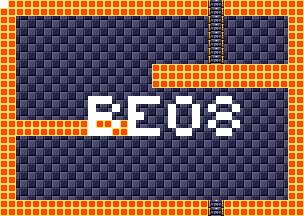

Rendered tile map (Tiled .tmx) drawn with the repository's tilesets; below, a short description and the map source with its tile grids summarised:
An orthogonal 38x27 tile map with 8x8 px tiles, 4 tile layers (background, foreground, room numbers, Objects), 15 tilesets.

<map version="1.5" tiledversion="1.7.1" orientation="orthogonal" renderorder="right-down" width="38" height="27" tilewidth="8" tileheight="8" infinite="0" nextlayerid="11" nextobjectid="1">
 <tileset firstgid="1" source="tilesheets/tsKarniMata.tsx" />
 <tileset firstgid="1025" source="tilesheets/tsVoodooWasp.tsx" />
 <tileset firstgid="2049" source="tilesheets/tsBurial.tsx" />
 <tileset firstgid="3073" source="tilesheets/tsBlueTemple.tsx" />
 <tileset firstgid="4097" source="tilesheets/tsGoddess.tsx" />
 <tileset firstgid="5121" source="tilesheets/tsKonark.tsx" />
 <tileset firstgid="6145" name="sEnemies" tilewidth="8" tileheight="8" tilecount="1024" columns="32">
  <image source="../grapx/tilesheets/sObjects.bmp" trans="ff94ff" width="256" height="256" />
 </tileset>
 <tileset firstgid="7169" source="tilesheets/tsIceTemple.tsx" />
 <tileset firstgid="8193" source="tilesheets/tsLavaArea.tsx" />
 <tileset firstgid="9217" source="tilesheets/tsBossArea.tsx" />
 <tileset firstgid="10241" source="tilesheets/tsPegu.tsx" />
 <tileset firstgid="11265" source="tilesheets/sTiwanakuTemple.tsx" />
 <tileset firstgid="12289" source="tilesheets/sIndraTemple.tsx" />
 <tileset firstgid="13313" source="tilesheets/sTeleport.tsx" />
 <tileset firstgid="14337" source="tilesheets/sObjects.tsx" />
 <layer id="2" name="background" width="38" height="27">
  <data>[1026 cells, 1026 non-empty, 2 distinct tile ids]</data>
 </layer>
 <layer id="1" name="foreground" width="38" height="27">
  <data>[1026 cells, 335 non-empty, 3 distinct tile ids]</data>
 </layer>
 <layer id="7" name="room numbers" width="38" height="27">
  <data>[1026 cells, 46 non-empty, 1 distinct tile ids]</data>
 </layer>
 <layer id="10" name="Objects" width="38" height="27">
  <data>[1026 cells, 0 non-empty, 0 distinct tile ids]</data>
 </layer>
</map>
